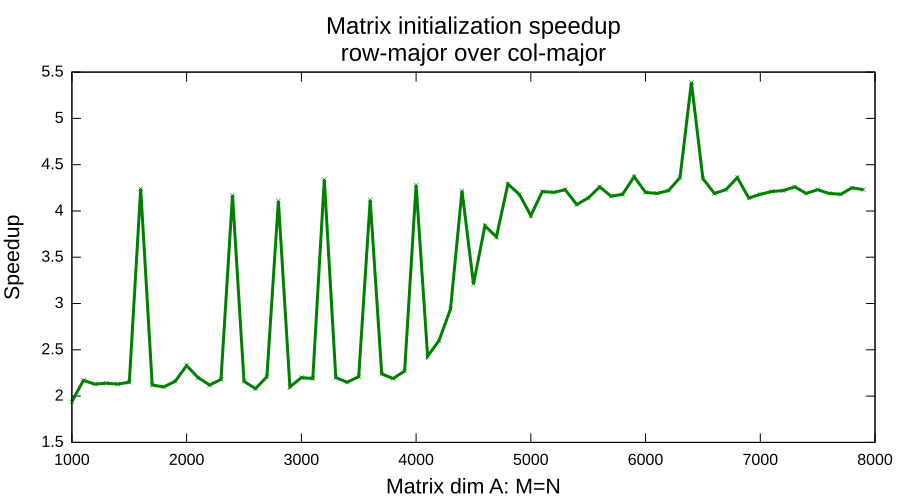

This chart was generated by the following gnuplot code:
set terminal svg size 900, 500
set output "initmatrix_speedup.svg"
set xlabel "Matrix dim A: M=N" font ",16";
set ylabel "Speedup" font ",16"
set title "Matrix initialization speedup\n row-major over col-major" font ",18"
#set key outside
set pointsize 0.5
plot "initmatrix.data" using 1:5 with linespoints lt 2 lw 3 title""
